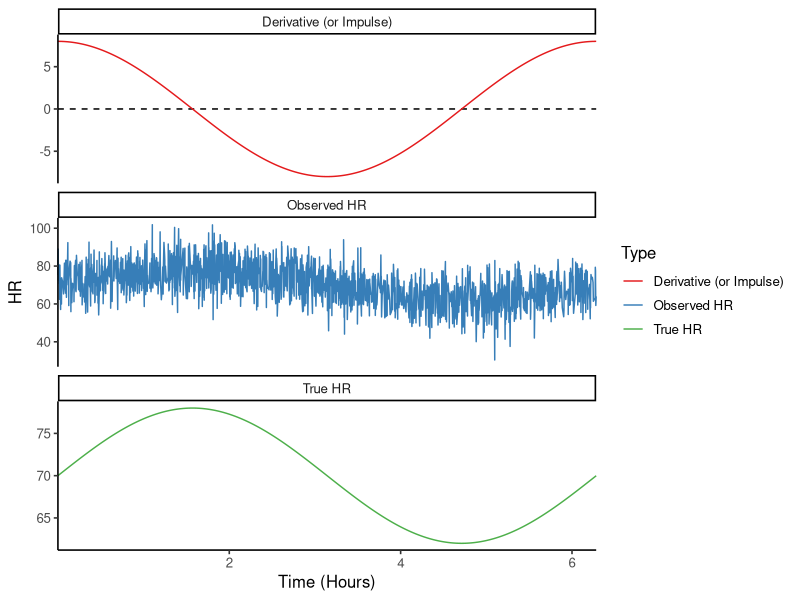

R code for this plot:
## ---- chunk 1
#| message: false
#| warning: false
# A quick peek into the R logic
x <- runif(2000, 0, 2*pi) |> sort()
y_true <- 70 + 8 * sin(x)
y_deriv <- 8 * cos(x)
y <- y_true + rnorm(2000, 0, 8)

heart_data <- data.frame(Time = rep(x, times = 3), 
                         HR = c(y, y_true, y_deriv),
                         Type = rep(x = c("Observed HR", "True HR", "Derivative (or Impulse)"), each = 2000))

library(ggplot2)

theme_set(new = theme_classic(base_size = 12))

ggplot(heart_data, aes(Time, HR, col = Type)) +
    facet_wrap(~Type, nrow = 3, scales = "free_y") +
    geom_hline(data = data.frame(yintercept = 0, Type = "Derivative (or Impulse)", HR = 0, Time = 0), aes(yintercept = yintercept),
               linetype = 2) +
    geom_line() +
    scale_x_continuous(expand = c(0,0)) +
    scale_color_brewer(type = "qual", palette = 6) +
    labs(x = "Time (Hours)")
